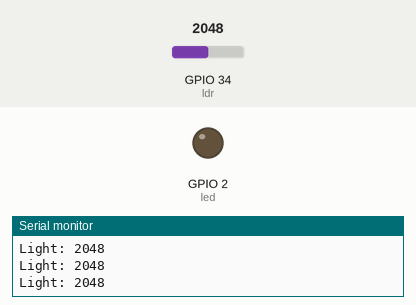
Recording of a sketch running on a simulated ESP32. On the bench: output pins drawn as LEDs (lit = HIGH), the last lines printed to the serial monitor. The test bench sets the inputs (shaded band); at power-on: GPIO 34 (ldr) = 2048.

Above: at 1.3 s.
1.4 s: GPIO 34 (ldr) set to 1926
At 2.6 s:
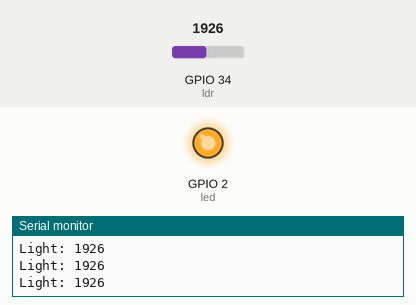
3.0 s: GPIO 34 (ldr) set to 2040
At 3.8 s:
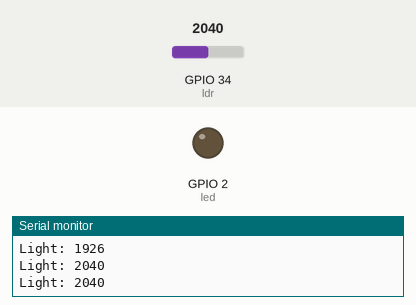
4.5 s: GPIO 34 (ldr) set to 1960
At 5.0 s:
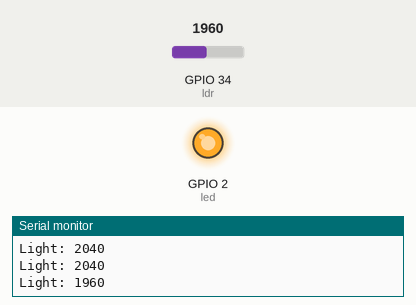
Timing chart, 0 to 7.5 s (numbered marks = the images above; inputs shaded):
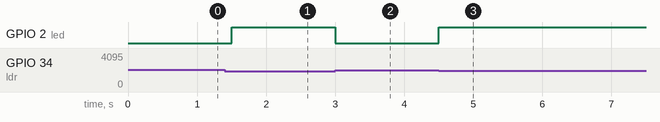

The sketch:

esp32_ldr_light_control.ino
```cpp
int ldr = 34;
int led = 2;

void setup() {
  pinMode(led, OUTPUT);
  Serial.begin(115200);
}

void loop() {
  int light = analogRead(ldr);

  Serial.print("Light: ");
  Serial.println(light);

  if (light < 2000) {
    digitalWrite(led, HIGH);
  } else {
    digitalWrite(led, LOW);
  }

  delay(500);
}
```

Measured:
- the behaviour switches between 2000 and 1999 on GPIO 34 (ldr) (found by bisection; images 0 and 1)
- after the input at 1.4 s, GPIO 2 (led): LOW → HIGH after 0.10 s
- after the input at 3.0 s, GPIO 2 (led): HIGH → LOW at once
- after the input at 4.5 s, GPIO 2 (led): LOW → HIGH at once
